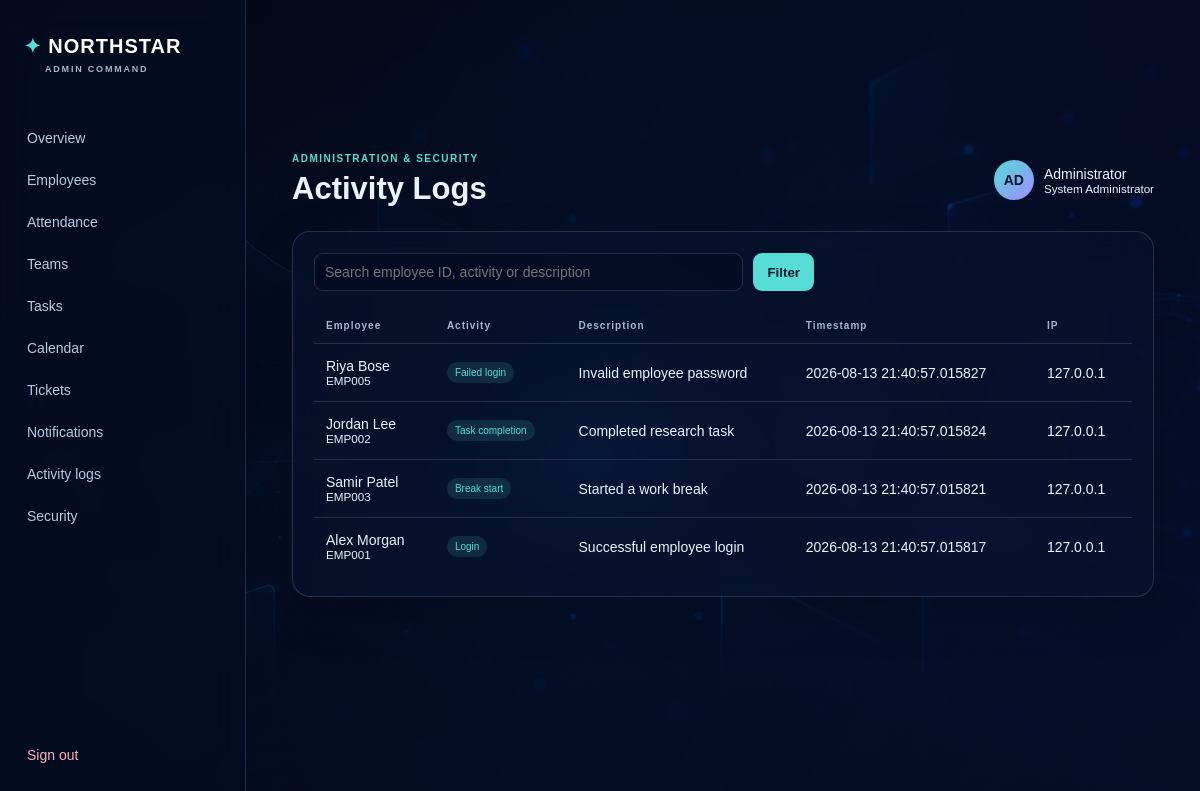
Page /logs (signed in) on the committed database.
### tables this page shows
CREATE TABLE activity_logs(id INTEGER PRIMARY KEY,employee_id TEXT,activity_type TEXT,description TEXT,timestamp TEXT,ip_address TEXT);

CREATE TABLE employees(employee_id TEXT PRIMARY KEY,name TEXT,email TEXT,phone TEXT,department TEXT,designation TEXT,joining_date TEXT,team_id INTEGER,manager TEXT,status TEXT DEFAULT 'Active');

### app.py (the view)
@app.route('/logs')
@admin_required
def logs():
 q=request.args.get('q','');return render_template('admin/activity_logs.html',logs=rows("SELECT l.*,e.name FROM activity_logs l LEFT JOIN employees e ON e.employee_id=l.employee_id WHERE l.employee_id LIKE ? OR l.activity_type LIKE ? OR l.description LIKE ? ORDER BY l.id DESC",('%'+q+'%','%'+q+'%','%'+q+'%')),q=q)

### app.py (called while the page is built)
def db():
 if 'db' not in g: g.db=sqlite3.connect(app.config['DATABASE']);g.db.row_factory=sqlite3.Row
 return g.db

@app.teardown_appcontext
def close(e):
 c=g.pop('db',None)
 if c:c.close()

def admin_required(f):
 @wraps(f)
 def w(*a,**k):
  if not session.get('admin_id'):return redirect(url_for('login'))
  return f(*a,**k)
 return w

def rows(q,p=()):return db().execute(q,p).fetchall()

### templates/admin/activity_logs.html
{% extends 'base.html' %}{% block heading %}Activity Logs{% endblock %}{% block content %}<section class="glass tablewrap"><form class="search"><input name="q" value="{{q}}" placeholder="Search employee ID, activity or description"><button>Filter</button></form><table><tr><th>Employee</th><th>Activity</th><th>Description</th><th>Timestamp</th><th>IP</th></tr>{% for l in logs %}<tr><td>{{l.name or 'Unknown'}}<small>{{l.employee_id}}</small></td><td><span class="badge">{{l.activity_type}}</span></td><td>{{l.description}}</td><td>{{l.timestamp.replace('T',' ')}}</td><td>{{l.ip_address or '—'}}</td></tr>{% endfor %}</table></section>{% endblock %}

### static/css/style.css (style rules this page uses)
:root { --ink:#eaf4ff;--muted:#a4b7d0;--line:rgba(183,212,255,.17);--glass:rgba(8,19,45,.67);--cyan:#55ddd6;--violet:#9d8cff;--red:#ff8298;--amber:#ffc46d }
* { box-sizing:border-box }
body { margin:0;min-height:100vh;color:var(--ink);font:14px Arial,sans-serif;background:#071127 url('../images/background.jpg') center/cover fixed }
body:before { content:'';position:fixed;inset:0;background:linear-gradient(115deg,rgba(2,8,22,.94),rgba(8,18,51,.66));z-index:-1 }
.brand small,.admin small,td small,.row small { display:block }
.glass,dialog { background:var(--glass);border:1px solid var(--line);box-shadow:0 16px 45px rgba(0,0,0,.22);backdrop-filter:blur(18px);border-radius:18px;padding:21px;margin-bottom:19px }
.badge { display:inline-block;padding:5px 8px;border-radius:99px;background:rgba(85,221,214,.13);color:var(--cyan);font-size:10px;white-space:nowrap }
.tablewrap { overflow-x:auto }
table { width:100%;border-collapse:collapse;min-width:700px;margin-top:14px }
th { text-align:left;color:var(--muted);font-size:10px;letter-spacing:1px;padding:12px }
td { border-top:1px solid var(--line);padding:14px 12px }
tbody tr { transition:.2s }
input,select,textarea { display:block;width:100%;margin-top:6px;padding:10px;background:rgba(2,11,31,.63);border:1px solid var(--line);border-radius:9px;color:var(--ink);font:14px Arial }
button { border:0;border-radius:9px;padding:10px 14px;color:#07152e;background:var(--cyan);font-weight:bold;cursor:pointer;transition:.2s }
.search { display:flex;gap:10px;max-width:500px;margin-bottom:17px }
.search input { margin:0 }

### rows in the picture
activity_logs: name "Riya Bose", employee_id "EMP005", activity_type "Failed login", description "Invalid employee password", timestamp.replace "2026-08-13 21:40:57.015827", ip_address "127.0.0.1"
activity_logs: name "Jordan Lee", employee_id "EMP002", activity_type "Task completion", description "Completed research task", timestamp.replace "2026-08-13 21:40:57.015824", ip_address "127.0.0.1"
activity_logs: name "Samir Patel", employee_id "EMP003", activity_type "Break start", description "Started a work break", timestamp.replace "2026-08-13 21:40:57.015821", ip_address "127.0.0.1"
activity_logs: name "Alex Morgan", employee_id "EMP001", activity_type "Login", description "Successful employee login", timestamp.replace "2026-08-13 21:40:57.015817", ip_address "127.0.0.1"
